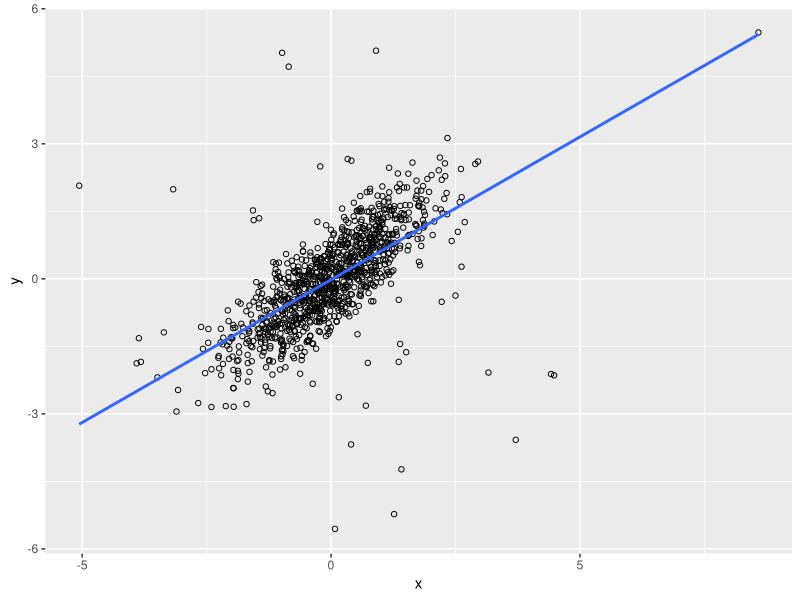
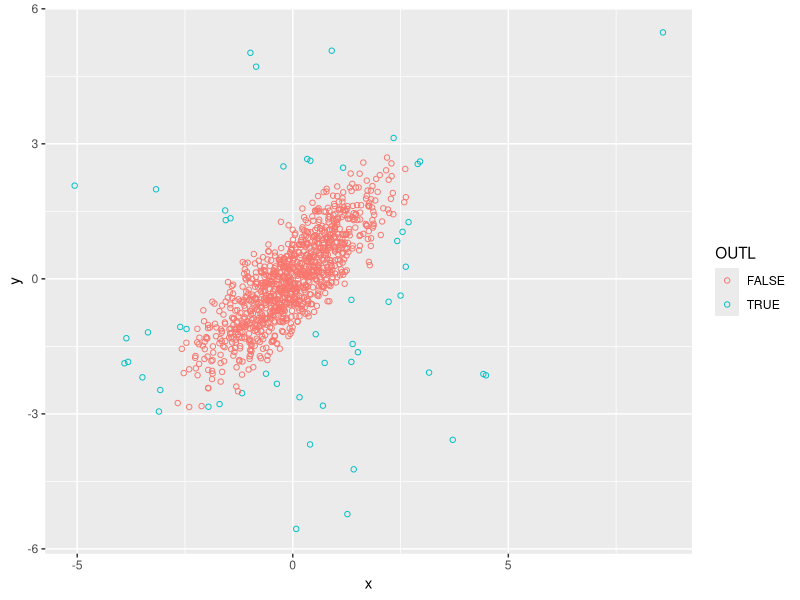
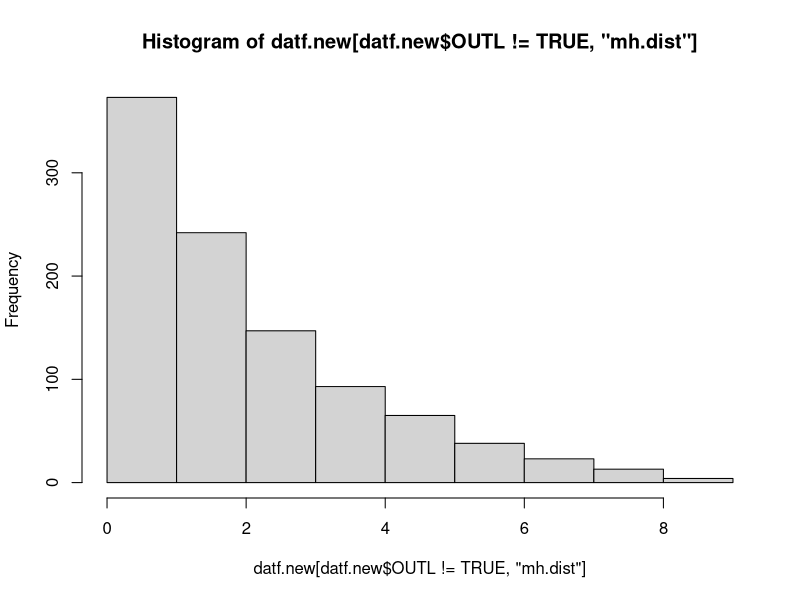
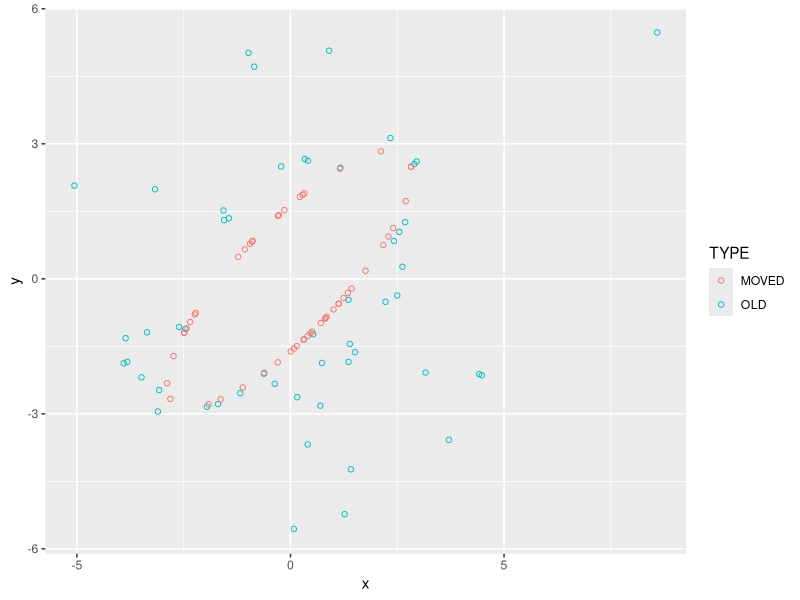

The R source for these figures, in order:

library(ggplot2)

#------------------- Function to generate correlated normals(Spectral Transform) -------------------#
getTransformMatrix <- function(covMat)
{
  svdRes <- svd(covMat)
  
  U <- svdRes$u
  D <- diag(svdRes$d)
  V <- svdRes$v
  A = U %*% (D^0.5)
  A
}

dimension=2
N      <- 1000
rho    <- 0.8

covMat <- rbind(c(1, rho),
               c(rho, 1))
A      <- getTransformMatrix(covMat)
e1     <- rnorm(N); e2 <- rnorm(N); E <- rbind(e1, e2)
result <- A %*% E

datf <- data.frame(x = result[1,], y = result[2,], "ORIG" = TRUE) 
#Now let us add some nasty data to datf.
rho    <- 0.8
covMat <- rbind(c(1, rho),
                c(rho, 1))
A      <- getTransformMatrix(rbind(c(6, -0.8),
                                   c(-0.8, 6)))
e1     <- rnorm(50); e2 <- rnorm(50); E <- rbind(e1, e2)
result <- A %*% E
datf.o <- data.frame(x = result[1,], y = result[2,], "ORIG" = FALSE) 
datf <-     rbind(datf,
                  datf.o)

ggplot(datf, aes(x=x, y=y)) + geom_point(shape=1) + 
  geom_smooth(method=lm,   # Add linear regression lines
              se=FALSE)    # Don't add shaded confidence region



findoutliers.mahlanobis <- function(in.df, dimension, pctOuliers)
{
  in.df[["OUTL"]] <- FALSE
  
  #let as fix outlier count
  L = round(pctOuliers * dim(in.df)[1], 0)
  
  m <- matrix()
  delta_cost <- Inf
  i <- 0
  eps <- 1e-10
  prevCov <- NULL
  
  cols <- colnames(in.df)
  while(1)
  {
    i = i + 1
    
    center <- matrix(apply(in.df[in.df$OUTL != TRUE, 1:dimension], 2, mean, na.rm = TRUE), ncol = 1)
    covmat <- cov(in.df[in.df$OUTL != TRUE, 1:dimension])
    
    #Record iteration
    if(i==1)
    {
      m <- matrix(c(i, det(covmat)), nrow = 1)
    } else {
      m <- rbind( m,
                  c(i, det(covmat)))
    }
    
    #mahlanobis distance based on centers and cov
    mh.dist  <- mahalanobis(x = in.df[, 1:dimension], center = center, cov = covmat)
    in.df[["mh.dist"]] <- mh.dist
    in.df <- in.df[order(-mh.dist),]
    
    #discard top L
    in.df[["OUTL"]] <- FALSE
    in.df[1:L, "OUTL"] <- TRUE
    
    newcovmat <- cov(in.df[in.df$OUTL != TRUE, 1:dimension])
    
    print(sprintf("Iter  = %s, cost=%s", i, det(newcovmat)))
    if(!is.null(prevCov) && abs(det(newcovmat) - det(prevCov)) < eps)
    {
      break
    }
    
    prevCov <- covmat
  } #while
    
  m <- as.data.frame(m); colnames(m) <- c("Iterations", "cost_determinant")
  return(list("result" = in.df, "iterations" = m))
}


res      <- findoutliers.mahlanobis(in.df = datf, dimension = dimension, 0.05)
datf.new <- res$result 
ggplot(datf.new, aes(x=x, y=y, color = OUTL)) + geom_point(shape=1)


#--- Let us now try radially shifting the outlier data
hist(datf.new[datf.new$OUTL != TRUE, "mh.dist"])

mh.dist.max <- max(datf.new[datf.new$OUTL != TRUE, "mh.dist"])
center      <- matrix(apply(datf.new[datf.new$OUTL != TRUE, 1:dimension], 2, mean, na.rm = TRUE), ncol = 1)
covmat      <- cov(datf.new[datf.new$OUTL != TRUE, 1:dimension])

bringToBoundary <- function(pointVec, center, covmat, mh.dist.max)
{
  eps <- 1e-10
   mhcurr    <- mahalanobis(x = pointVec, center = center, cov = covmat)

   helper.f <- function(lambda)
   {
     pnew  = lambda* matrix(center, nrow=1) + (1-lambda) * pointVec
     mahalanobis(x = pnew, center = center, cov = covmat) - mh.dist.max
   }

   lambda1  <- 1
   lambda2  <- 0
   lambdaNew <- 1
   
   while(1)
   {
     print(sprintf("lamda1=%s, lambda2=%s, cost=%s",lambda1,lambda2,helper.f(lambdaNew)))
       if(abs(helper.f(lambdaNew)) < eps)
       {
         break
       }
       
       lambdaNew = 0.5 * (lambda1 + lambda2)
       if( helper.f(lambdaNew) * helper.f(lambda1) < 0)
       {
         lambda2  = lambda1
         lambda1  = lambdaNew
       } else if (helper.f(lambdaNew) * helper.f(lambda2) < 0){
         lambda1  = lambda2
         lambda2  = lambdaNew
       } 
     }#while
   
   lambdaNew* matrix(center, nrow=1) + (1-lambdaNew) * pointVec
}
   


head(datf.new)

moved <- data.frame(t(apply(datf.new[datf.new$OUTL == TRUE,1:dimension],1, 
                function(vec){
                              bringToBoundary(pointVec = matrix(vec, nrow = 1), center, covmat, mh.dist.max)
                              })))
names(moved) <- c("x", "y")
moved[["TYPE"]] = "MOVED"
orig.and.moved <- datf.new[datf.new$OUTL == TRUE, 1:dimension]
orig.and.moved[["TYPE"]] = "OLD"
orig.and.moved <- rbind(orig.and.moved,moved )

ggplot(orig.and.moved, aes(x=x, y=y, color = TYPE)) + geom_point(shape=1)
